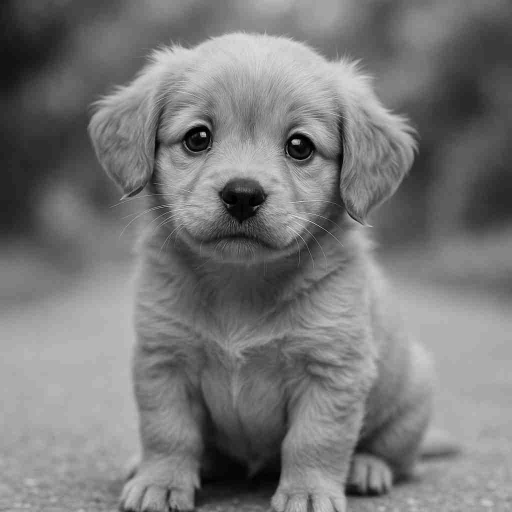
#> input picture spiffs/cute_dog.jpg, 1024 x 1024 px (shown at 1/2 size); its folder holds 4 pictures in this run
$ python resize_images.py
#> lines starting #> are read from the running program, lines starting #| are printed output that depends on the picture
import os
from PIL import Image

spiffs_dir = 'spiffs'

for filename in os.listdir(spiffs_dir):
    if filename.endswith('.jpg'):
        img_path = os.path.join(spiffs_dir, filename)
        img = Image.open(img_path)
#> img is the input picture: PIL image 1024x1024 RGB; min 0, max 255, mean 120.2
        img_resized = img.resize((800, 480))
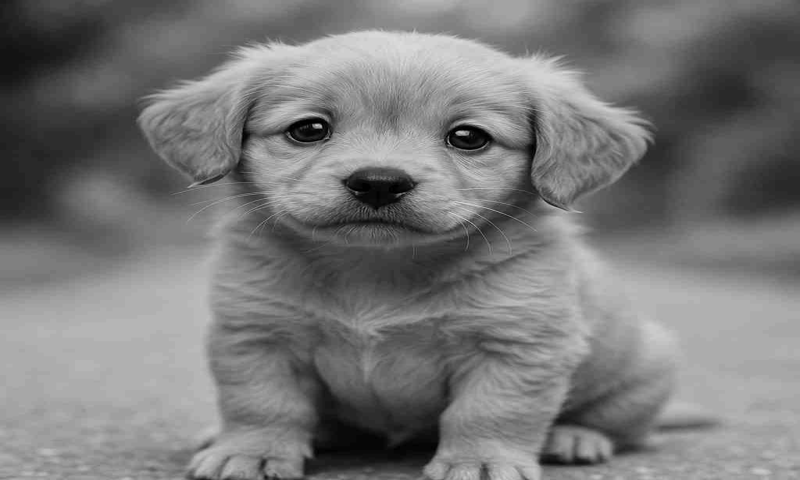
#> img_resized: PIL image 800x480 RGB; min 0, max 220, mean 120.2
        img_resized.save(img_path)
        print(f"Resized {filename}")
